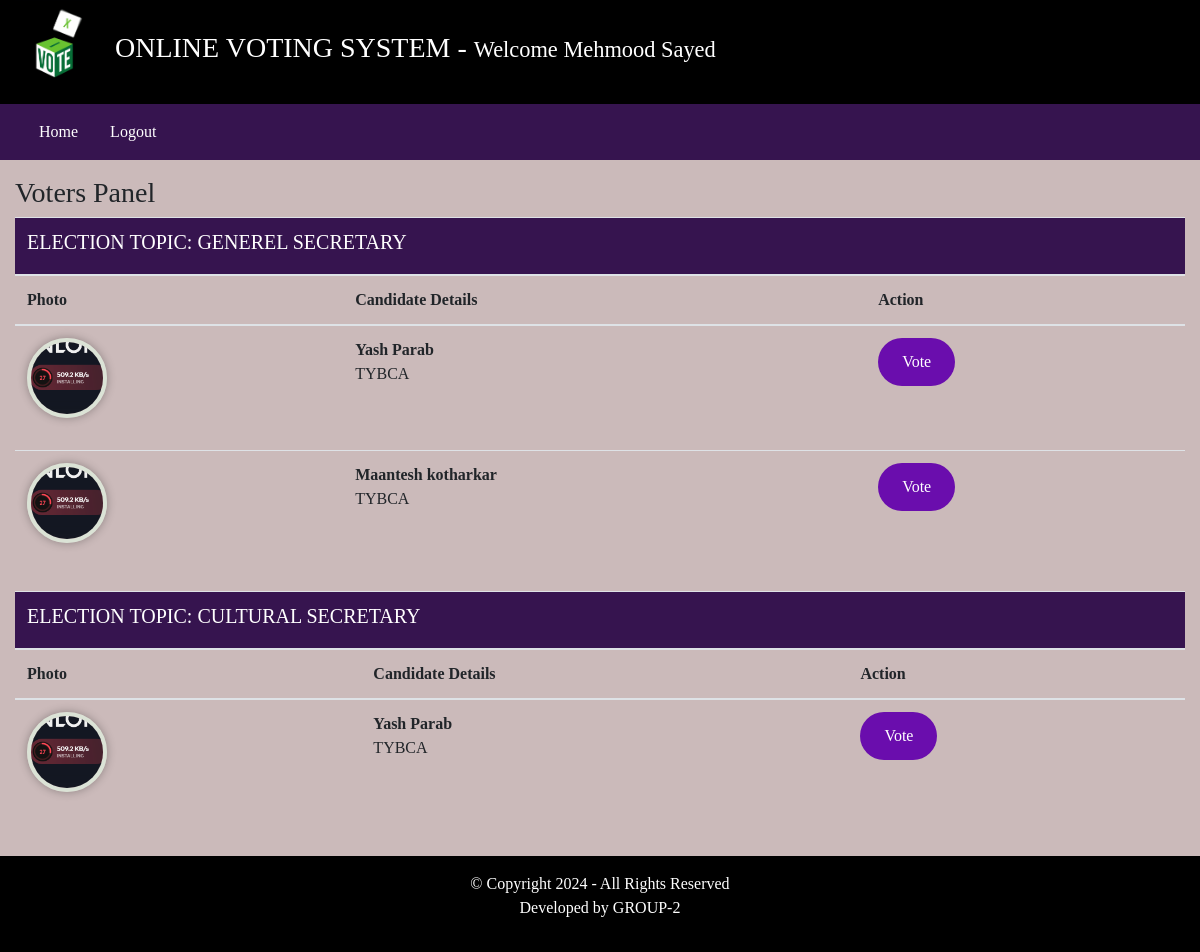
Screenshot of /voters/index.php (signed in) with the database file from the repository.
### tables this page shows
CREATE TABLE `elections` (
  `id` int(11) NOT NULL,
  `election_topic` varchar(255) DEFAULT NULL,
  `no_of_candidates` int(11) DEFAULT NULL,
  `starting_date` date DEFAULT NULL,
  `ending_date` date DEFAULT NULL,
  `status` varchar(45) DEFAULT NULL,
  `inserted_by` varchar(255) DEFAULT NULL,
  `inserted_on` date DEFAULT NULL
);

CREATE TABLE `candidate_details` (
  `id` int(11) NOT NULL,
  `election_id` int(11) DEFAULT NULL,
  `candidate_name` varchar(255) DEFAULT NULL,
  `candidate_details` text DEFAULT NULL,
  `candidate_photo` text DEFAULT NULL,
  `inserted_by` varchar(255) DEFAULT NULL,
  `inserted_on` date DEFAULT NULL
);

### voters/index.php (the view, shortened to what this page needs)
<?php
    require_once("inc/header.php");
    require_once("inc/navigation.php");
?>
    <div class="row my-3">
        <div class="col-12">
            <h3> Voters Panel </h3>
            <?php
                $fetchingActiveElections = mysqli_query($db, "SELECT * FROM elections WHERE status = 'Active'") or die(mysqli_error($db));
                $totalActiveElections = mysqli_num_rows($fetchingActiveElections);
                if($totalActiveElections > 0)
                {
                    while($data = mysqli_fetch_assoc($fetchingActiveElections))
                    {
                        $election_id = $data['id'];
                        $election_topic = $data['election_topic'];
                ?>
                        <table class="table">
                            <thead>
                                <tr>
                                    <th colspan="4" class="bg-green text-white"><h5> ELECTION TOPIC: <?php echo strtoupper($election_topic); ?></h5></th>
                                </tr>
                                <tr>
                                    <th> Photo </th>
                                    <th> Candidate Details </th>
                                    <th> Action </th>
                                </tr>
                            </thead>
                            <tbody>
                            <?php
                                $fetchingCandidates = mysqli_query($db, "SELECT * FROM candidate_details WHERE election_id = '". $election_id ."'") or die(mysqli_error($db));
                                while($candidateData = mysqli_fetch_assoc($fetchingCandidates))
                                {
                                    $candidate_id = $candidateData['id'];
                                    $candidate_photo = $candidateData['candidate_photo'];
                            ?>
                                    <tr>
                                        <td> <img src="<?php echo $candidate_photo; ?>" class="candidate_photo"> </td>
                                        <td><?php echo "<b>" . $candidateData['candidate_name'] . "</b><br />" . $candidateData['candidate_details']; ?></td>
                                        <td>
                                    <?php
                                            $checkIfVoteCasted = mysqli_query($db, "SELECT * FROM votings WHERE voters_id = '". $_SESSION['user_id'] ."' AND election_id = '". $election_id ."'") or die(mysqli_error($db));
                                            $isVoteCasted = mysqli_num_rows($checkIfVoteCasted);
                                            if($isVoteCasted > 0)
                                            {
                                                $voteCastedData = mysqli_fetch_assoc($checkIfVoteCasted);
                                                $voteCastedToCandidate = $voteCastedData['candidate_id'];
                                                if($voteCastedToCandidate == $candidate_id)
                                                {
                                    ?>
                                                    <img src="../assets/images/vote.png" width="100px;">
                                    <?php
                                                }
                                            }else {
                                    ?>
                                                <button class="btn btn-md btn-success" onclick="CastVote(<?php echo $election_id; ?>, <?php echo $candidate_id; ?>, <?php echo $_SESSION['user_id']; ?>)"> Vote </button>
                                    <?php
                                            }
                                    ?>
                                    </td>
                                    </tr>
                            <?php
                                }
                            ?>
                            </tbody>
                        </table>
                <?php
                    }
                }else {
                    echo "No any active election.";
                }
            ?>
        </div>
    </div>
<?php
    require_once("inc/footer.php");
?>

### assets/css/style.css (style rules this page uses)
body { font-family: Neue Montreal ; background-color: #cbbaba; margin: 0; padding: 0; }
.btn { background-color: #6a0dad; border: none; border-radius: 30px; color: #fff; padding: 12px 24px; font-size: 16px; cursor: pointer; transition: background-color 0.3s ease; }
.text-white { color: #fff; }
.bg-green { background-color: #36144f; }
.candidate_photo { width: 80px; height: 80px; border: 4px solid #dbe3d6; border-radius: 50%; margin: 0 auto 20px; object-fit: cover; box-shadow: 0px 0px 10px rgba(0, 0, 0, 0.3); }

### rows the page displays
elections: election_topic "GENEREL SECRETARY"
candidate_details: candidate_photo (picture), candidate_name "Yash Parab", candidate_details "TYBCA"
candidate_details: candidate_photo (picture), candidate_name "Maantesh kotharkar", candidate_details "TYBCA"
elections: election_topic "CULTURAL SECRETARY"
candidate_details: candidate_photo (picture), candidate_name "Yash Parab", candidate_details "TYBCA"

### other values shown
$_SESSION['username'] "Mehmood Sayed"
